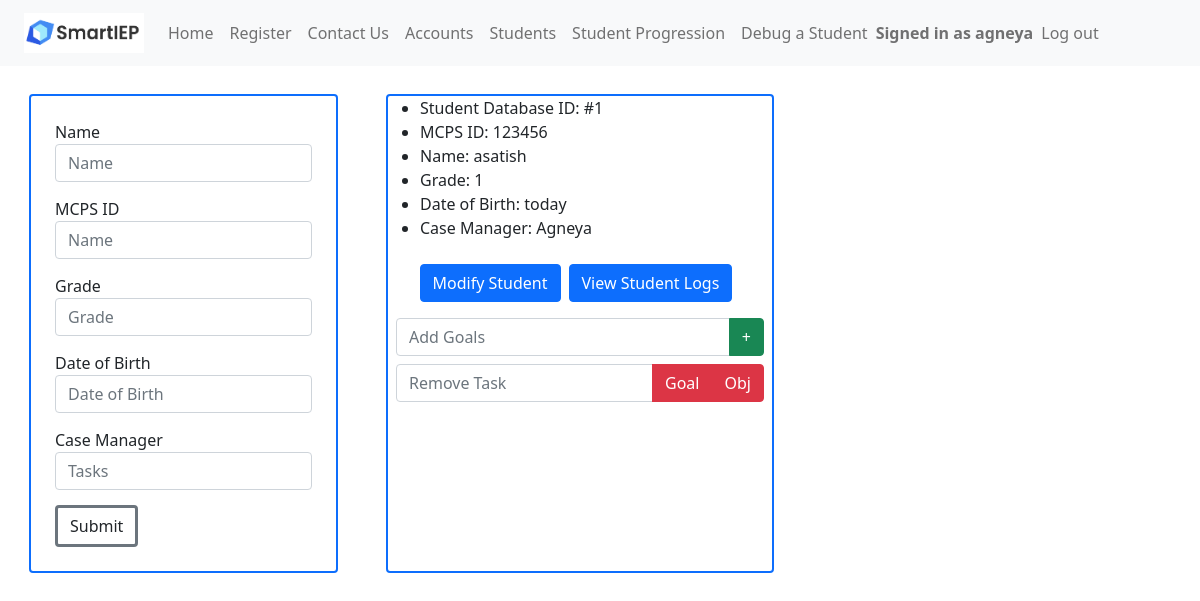
The page /students (signed in) on the database its author committed.
### app.py (models this page shows, shortened)
class Accounts(UserMixin, db.Model):
	__tablename__ = 'accounts'
	account_id = db.Column(db.Integer, primary_key=True)
	callname = db.Column(db.String(200),nullable=False)
	username = db.Column(db.String(200),nullable=False)
	password = db.Column(db.String(200),nullable=False)

class Students(db.Model):
	__tablename__ = 'students'
	student_id = db.Column(db.Integer, primary_key=True)
	school_id = db.Column(db.Integer)
	name = db.Column(db.String(200),nullable=False)
	grade = db.Column(db.Integer)
	dateofbirth = db.Column(db.String(200),nullable=False)
	casemanager = db.Column(db.String(200),nullable=False)
	tasks = db.Column(db.String(500),nullable=False)
	logs = db.Column(db.String(500),nullable=False)

### app.py (the view, shortened to what this page needs)
@main.route("/students", methods=('GET', 'POST'))
@login_required
def students():
	students = Students.query.all()
	return render_template('students.html',students=students)

### app.py (called while the page is built)
@login_manager.user_loader
def load_user(account_id):
    return Accounts.query.get(int(account_id))

@app.context_processor
def utility_processor():
	def parse_tasks(newData):
		if (newData != ""):
			goalArrays = []
			for i in range(MAX_GOALS):
				goalArrays.append([])
			parts = newData[:-1].split(";")
			counter = 0
			for part in parts:
				if part[1] == "[":
					part = re.sub("\[.*?\]","[]",part)
					part = part.replace("[","").replace("]","")
					goalArrays[counter].append(part)
					counter = counter + 1
			for part in parts:
				if part[1] == "(":
					goalKey = int(part[part.find("(")+1:part.find(")")])
					part = re.sub("\(.*?\)","()",part)
					part = part.replace("(","").replace(")","")
					goalArrays[goalKey].append(part)
			return goalArrays
		else:
			return []
	return dict(parse_tasks=parse_tasks)

@app.context_processor
def add_imports():
    return dict(json=json)

### templates/students.html (shortened to what this page needs)
<!DOCTYPE html>
<html lang="en">
    <head>
        <link href="https://cdn.jsdelivr.net/npm/bootstrap@5.0.2/dist/css/bootstrap.min.css" rel="stylesheet">
    </head>
    <header>
      {% include 'nav.html' %}
    </header>
    <body>
        <div class="content">
            <div class="m-4 border border-2 border-primary rounded">
                <form class="m-4" method="post" action="/createstudent">
                    <div class="form-group">
                        <label for="stuname">Name</label>
                        <input class="form-control" name="stuname" id="stuname"
                            placeholder="Name">
                    </div>
                    <div class="form-group">
                        <label for="stuschoolid">MCPS ID</label>
                        <input class="form-control" name="stuschoolid" id="stuschoolid"
                            placeholder="Name">
                    </div>
                    <div class="form-group">
                        <label for="stugrade">Grade</label>
                        <input type="number" class="form-control" name="stugrade" id="stugrade"
                            placeholder="Grade">
                    </div>
                    <div class="form-group">
                        <label for="studob">Date of Birth</label>
                        <input class="form-control" name="studob" id="studob"
                            placeholder="Date of Birth">
                    </div>
                    <div class="form-group">
                        <label for="stumanager">Case Manager</label>
                        <input class="form-control" name="stumanager" id="stumanager"
                            placeholder="Tasks">
                    </div>
                    <div class="form-group">
                        <button type="submit" class="btn btn-default border border-secondary border-3">Submit</button>
                    </div>
                </form>
            </div>
            {% for student in students %}
                <div class="m-4 border border-2 border-primary rounded">
                    <ul>
                        <li>Student Database ID: #{{ student.student_id }}</li>
                        <li>MCPS ID: {{ student.school_id }}</li>
                        <li>Name: {{ student.name }}</li>
                        <li>Grade: {{ student.grade }}</li>
                        <li>Date of Birth: {{ student.dateofbirth }}</li>
                        <li>Case Manager: {{ student.casemanager }}</li>
                    </ul>
                    <div class="container">
                        <div class="d-flex justify-content-center align-items-center">
                            <button class="btn btn-primary" type="button" data-toggle="collapse" data-target="#dropDownForm{{ student.student_id }}" aria-expanded="false" aria-controls="dropDownForm">
                                Modify Student
                            </button>
                            <form class="m-2" method="post" action="/viewlogs">
                                <button class="btn btn-primary" name="viewlog" value="viewlog{{ student.student_id }}" type="submit">
                                    View Student Logs
                                </button>
                            </form>
                        </div>
                    </div>
                    <form method="post" class="m-2" action="/addgoal">
                        <div class="input-group">
                          <input type="text" class="form-control" name="add_goal{{ student.student_id }}" id="add_goal" placeholder="Add Goals">
                          <button type="submit" class="btn btn-success" name="submit_goal" value="submit{{ student.student_id }}">+</button>
                        </div>
                    </form>
                    <form method="post" class="m-2" action="/removegoal">
                        <div class="input-group mb-3">
                            <input type="text" class="form-control" name="remove_goal{{ student.student_id }}" id="remove_goal" placeholder="Remove Task">
                            <button type="submit" class="btn btn-danger" name="remove_goal" value="remove{{ student.student_id }}">Goal</button>
                            <button type="submit" class="btn btn-danger" name="remove_obj" formaction="/removeobjective" value="remove_obj{{ student.student_id }}">Obj</button>
                          </div>
                    </form>
                </div>
            {% endfor %}
        </div>
    </body>
</html>

### templates/nav.html (shortened to what this page needs)
<nav class="px-4 navbar fixed-top navbar-expand-lg navbar-light bg-light">
    <a class="navbar-brand" href="/"><img src="static\smartieplogo.png" width="120" height="40"></a>
    <div>
      <ul class="navbar-nav mr-auto">
        <li class="nav-item active">
          <a class="nav-link" href="/signin">Home</a>
        </li>
        <li class="nav-item">
          <a class="nav-link" href="/register">Register</a>
        </li>
        <li class="nav-item">
          <a class="nav-link" href="/contactus">Contact Us</a>
        </li>
        {% if current_user.is_authenticated %}
        <li class="nav-item">
          <a class="nav-link" href="/accounts">Accounts</a>
        </li>
        <li class="nav-item">
          <a class="nav-link" href="/students">Students</a>
        </li>
        <li class="nav-item">
          <a class="nav-link" href="/logs">Student Progression</a>
        </li>
        <li class="nav-item">
          <a class="nav-link" href="/terminatestudent">Debug a Student</a>
        </li>
        <span class="navbar-text navbar-right">
          <b>Signed in as {{ current_user.callname }}</b>
        </span>
        <li class="nav-item">
          <a class="nav-link" href="/logout">Log out</a>
        </li>
      </ul>
        {% endif %}
    </div>
  </nav>

### templates/students.html (style rules this page uses)
.form-group { margin-top:15px; }
.content { margin: 5px; width: 100%; display: flex; flex-direction: row; flex-wrap: wrap; }
body { padding-top: 60px; }

### rows shown on the page
Accounts: callname "agneya"
Students: student_id "1", school_id "123456", name "asatish", grade "1", dateofbirth "today", casemanager "Agneya"
